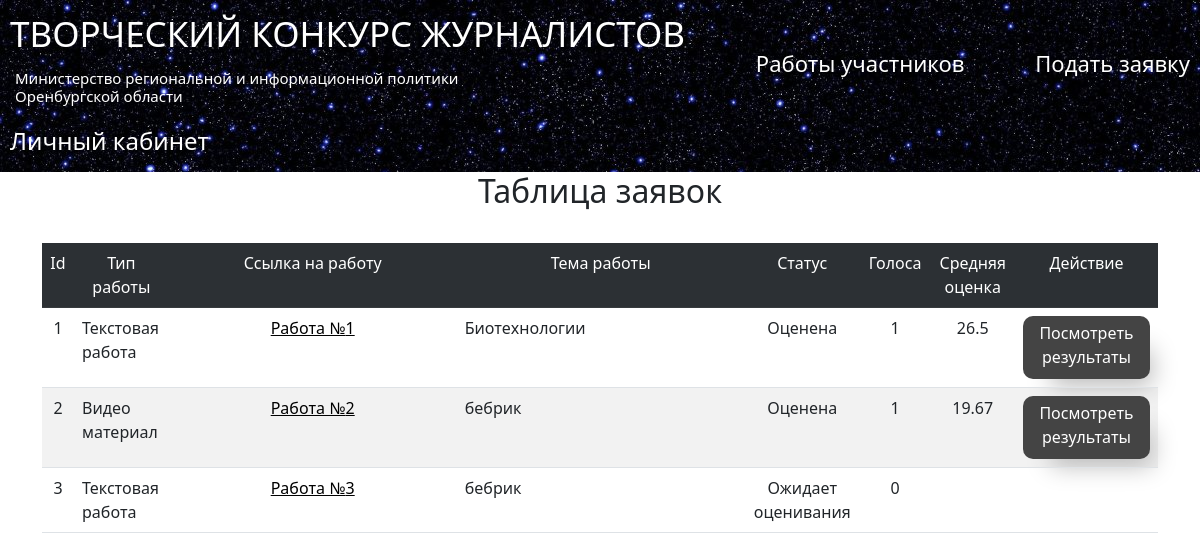
The app's page /proposals (signed in) with its own data.
### data/proposals.py (models this page shows, shortened)
class Proposal(SqlAlchemyBase, UserMixin, SerializerMixin):
    __tablename__ = 'proposal'
    id = sqlalchemy.Column(sqlalchemy.Integer,
                           primary_key=True, autoincrement=True)
    type = sqlalchemy.Column(sqlalchemy.String, nullable=True)
    file = sqlalchemy.Column(sqlalchemy.String, nullable=True)
    evaluation = sqlalchemy.Column(sqlalchemy.String, nullable=True)
    lowering_criteria = sqlalchemy.Column(sqlalchemy.String, nullable=True)
    status = sqlalchemy.Column(sqlalchemy.String, nullable=True)
    likes = sqlalchemy.Column(sqlalchemy.Integer, nullable=True)
    user_data = sqlalchemy.Column(sqlalchemy.String, nullable=True)
    experts_rates = sqlalchemy.Column(sqlalchemy.String, nullable=True)
    @property
    def theme(self):
        return self.user_data_dict.get("theme")
    @property
    def evaluation_dict(self):
        return json.loads(self.evaluation)
    @property
    def user_data_dict(self):
        return json.loads(self.user_data)
    @property
    def experts_list(self):
        return json.loads(self.experts_rates)["expert_ids"]
    @property
    def lowering_criteria_dict(self):
        return json.loads(self.lowering_criteria)
    @property
    def rated_at_least_one(self):
        return len(self.experts_list) >= 1
    @property
    def average_score(self):
        sum = 0
        for score in self.merge_ratings:
            sum += score[3]
        return round(sum / len(self.merge_ratings),2)
    @property
    def merge_ratings(self):
        ratings = self.evaluation_dict["ratings"]
        lowering_ratings = self.lowering_criteria_dict["ratings"]
        merged_ratings = []
        for index in range(len(ratings)):
            merged_ratings.append((ratings[index],lowering_ratings[index],ratings[index]["expert"],
                                   sum(list(ratings[index].values())[:-1]) \
                                   - sum(list(lowering_ratings[index].values())[:-1])))
        return merged_ratings

### main.py (the view)
@app.route('/proposals')
def proposals():
    if competition_stage.result_table_state == 0:
        return render_template('locked.html', title='Страница не доступна',
                               message="")
    elif competition_stage.result_table_state == 1:
        db_sess = db_session.create_session()
        proposals = db_sess.query(Proposal).order_by(Proposal.likes.desc()).all()
        db_sess.commit()
        return render_template('proposals_voting.html', proposals=proposals)
    elif competition_stage.result_table_state == 2:
        db_sess = db_session.create_session()
        proposals = db_sess.query(Proposal).all()
        db_sess.commit()
        return render_template('proposals.html', proposals=proposals)
    return render_template('locked.html', title='Произошла ошибка во время работы')

### data/db_session.py (called while the page is built)
def create_session() -> Session:
    global __factory
    return __factory()

### main.py (called while the page is built)
@login_manager.user_loader
def load_user(user_id):  # find user in database
    db_sess = db_session.create_session()
    return db_sess.query(User).get(user_id)

### templates/proposals.html (shortened to what this page needs)
{% extends "base.html" %}
{% block content %}
{% set TYPES  = {"text": "Текстовая работа", "video": "Видео материал"} %}
<h2 align="center">Таблица заявок</h2>
<div class="table_container">
    <table class="table table-striped table-hover">
        <tr class="my_row">
            <td class="table-dark" width="2%" bgcolor="#dddddd" align="center">Id</td>
            <td class="table-dark" width="5%" bgcolor="#dddddd" align="center">Тип работы</td>
            <td class="table-dark" width="25%" bgcolor="#dddddd" align="center">Ссылка на работу</td>
            <td class="table-dark" width="25%" bgcolor="#dddddd" align="center">Тема работы</td>
            <td class="table-dark" width="6%" bgcolor="#dddddd" align="center">Статус</td>
            <td class="table-dark" width="6%" bgcolor="#dddddd" align="center">Голоса</td>
            <td class="table-dark" width="6%" bgcolor="#dddddd" align="center">Средняя оценка</td>
            <td class="table-dark" width="8%" bgcolor="#dddddd" align="center">Действие</td>
        </tr>
        {% for proposal in proposals %}
            {% set color = "#d0daed"  %}
            {% set text_color = "ffffff" %}
        <tr class="my_row">
            <td class="ordinary" bgcolor ={{color}} align="center" style="color:{{text_color}}">{{ proposal.id }}</td>
            <td class="ordinary" bgcolor ={{color}} style="color:{{text_color}}">{{ TYPES[proposal.type] }}</td>
            <td  align="center"><a class="anchor" href="{{proposal.file}}"> Работа №{{proposal.id}}</a></td>
            <td class="ordinary" bgcolor ={{color}} style="color:{{text_color}}">{{ proposal.theme }}</td>
            <td class="ordinary" bgcolor ={{color}} align="center" style="color:{{text_color}}">{{ STATUSES[proposal.status] }}</td>
            <td class="ordinary" bgcolor ={{color}} align="center" style="color:{{text_color}}">{{ proposal.likes }}</td>
            <td class="ordinary" bgcolor ={{color}} align="center" style="color:{{text_color}}">
                {% if proposal.rated_at_least_one%}
                <div>    {{proposal.average_score}}
                </div>
                {% endif %}
            </td>
            <td class="ordinary" bgcolor ={{color}} align="center" style="color:{{text_color}}">
                {% if proposal.rated_at_least_one%}
                <div class="btn_dark">       <a href="/proposals/view/{{ proposal.id }}" style = "text-decoration : none; color: #ffffff"  >Посмотреть результаты</a>
                </div>
                {% endif %}
            </td>
        </tr>
        {% endfor %}
    </table>
</div>
{% endblock %}

### static/css/style.css (style rules this page uses)
html { font-size: 16px; }
.table-dark { text-align : center; background-color : #141414; }
.table_container { padding-top: 25px; }
.anchor { color: #000000; }
.btn_dark { box-shadow: 15px 20px 25px -13px #bababa; background-color: #141414; padding: 5px 15px 10px 15px; text-decoration : none; color: #ffffff; border-radius: 10px; background-color: #444444; }

### records on screen
Proposal: id "1", type "Текстовая работа", theme "Биотехнологии", status "Оценена", likes "1", average_score "26.5"
Proposal: id "2", type "Видео материал", theme "бебрик", status "Оценена", likes "1", average_score "19.67"
Proposal: id "3", type "Текстовая работа", theme "бебрик", status "Ожидает оценивания", likes "0"
